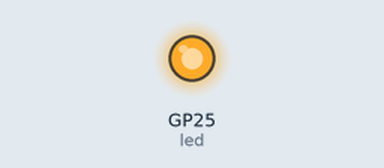
Simulated run of this program. Board: Raspberry Pi Pico running MicroPython. On the bench: output pins drawn as LEDs (lit = HIGH).

Above: at 1.0 s.
At 3.0 s:
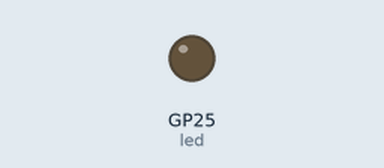
Timing chart, 0 to 5.2 s (numbered marks = the images above):
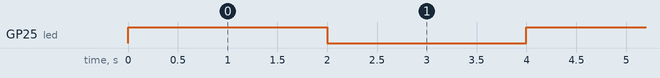

Measured:
- by itself, GP25 (led): alternates HIGH for 2.0 s and LOW for 2.0 s

The program:

Blink.py
```python
from machine import Pin # machine is used to interact the device with micro python
import utime # used for the delaying the led

led = Pin(25,Pin.OUT) # Pin 25 is the Output Pin for the internal led on the pico

while True:

    led.value(1) # Turns on the led with the value 1
    utime.sleep(2) # Delay of 2 sec
    led.value(0) # Turns off the led with the value 0
    utime.sleep(2) # Delay of 2 sec
```
